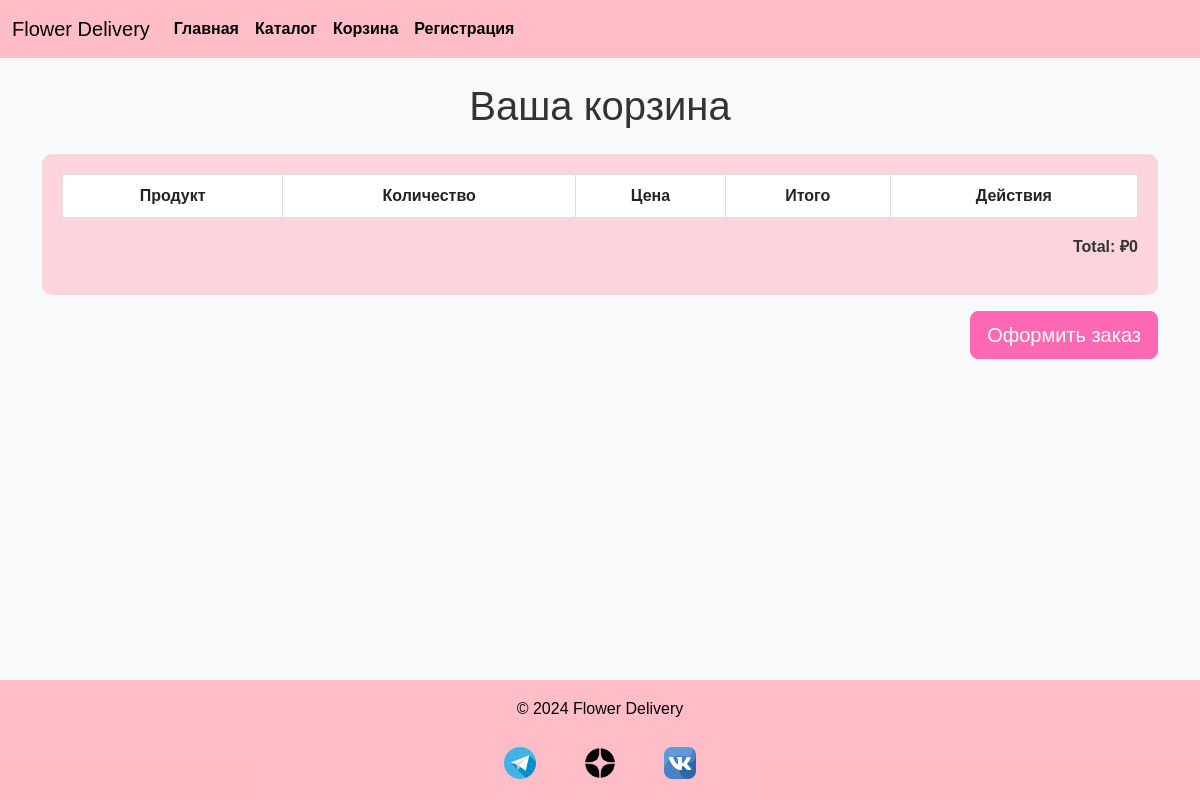
Page /cart/ on the earlier database version.
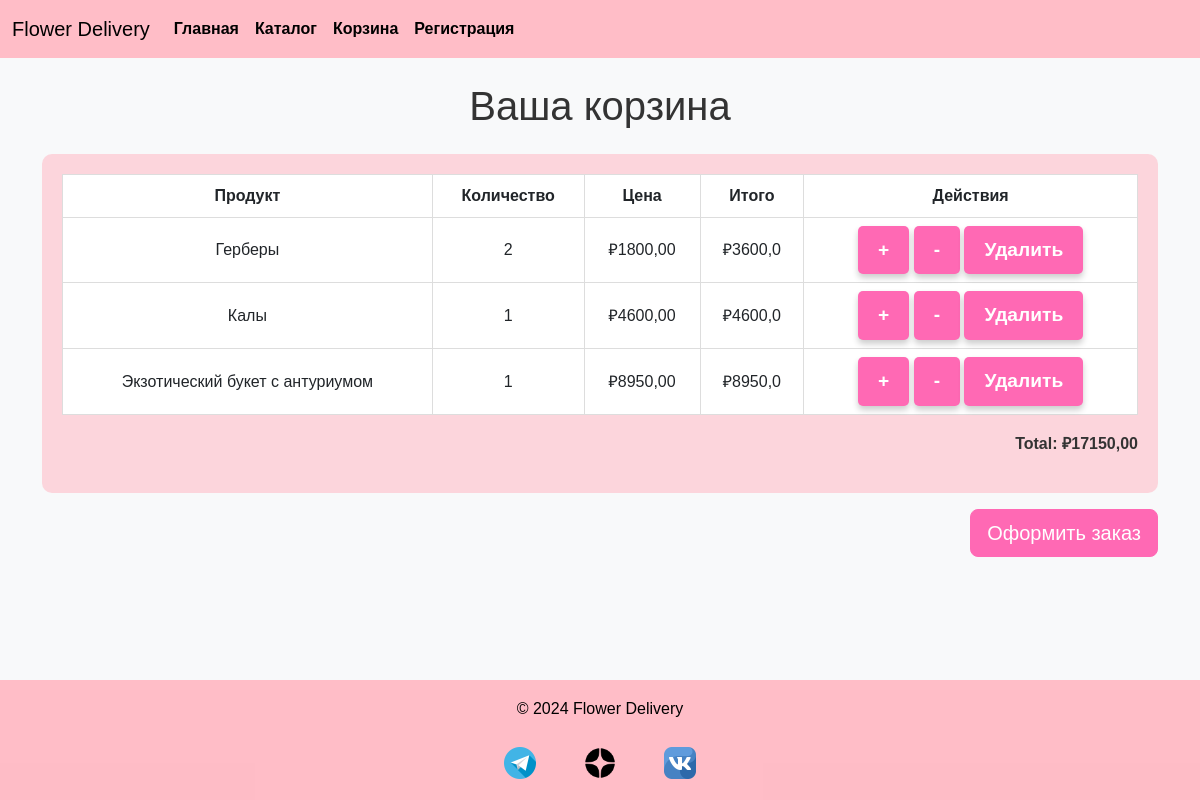
Same page on the later database version.
### shop/models.py (models this page shows, shortened)
class CartItem(models.Model):
    flower = models.ForeignKey(Flower, on_delete=models.CASCADE)
    quantity = models.PositiveIntegerField(default=1)
    user = models.ForeignKey(User, on_delete=models.CASCADE, null=True, blank=True)

class Flower(models.Model):
    name = models.CharField(max_length=255)
    description = models.TextField()
    price = models.DecimalField(max_digits=10, decimal_places=2)
    image = models.ImageField(upload_to='flowers/')
    stock = models.PositiveIntegerField(default=0)  # Количество на складе

### shop/views.py (the view)
# urls.py: path('cart/', views.cart, name='cart'),
def cart(request):
    cart_items = CartItem.objects.all()
    total_price = sum(item.quantity * item.flower.price for item in cart_items)
    return render(request, 'shop/cart.html', {"cart": cart_items, "cart_total": total_price})

### shop/templatetags/custom_filters.py (called while the page is built)
@register.filter
def multiply(value, arg):
    try:
        return float(value) * float(arg)
    except (ValueError, TypeError):
        return ''

### templates/shop/cart.html (shortened to what this page needs)
{% extends "shop/base.html" %}
{% load custom_filters %}
{% block content %}
<h1 class="text-center mb-4">Ваша корзина</h1>
<div class="table-container" style="background-color: rgba(255,185,196,0.55); padding: 20px; border-radius: 10px;">
    <table class="table table-bordered">
        <thead>
            <tr>
                <th>Продукт</th>
                <th>Количество</th>
                <th>Цена</th>
                <th>Итого</th>
                <th>Действия</th>
            </tr>
        </thead>
        <tbody>
            {% for item in cart %}
            <tr>
                <td>{{ item.flower.name }}</td>
                <td>{{ item.quantity }}</td>
                <td>₽{{ item.flower.price }}</td>
                <td>₽{{ item.quantity|multiply:item.flower.price }}</td>
                <td>
                    <button class="btn btn-pink btn-sm update-cart" data-id="{{ item.flower.id }}" data-quantity="{{ item.quantity|add:1 }}">+</button>
                    <button class="btn btn-pink btn-sm update-cart" data-id="{{ item.flower.id }}" data-quantity="{{ item.quantity|add:-1 }}">-</button>
                    <button class="btn btn-pink btn-sm update-cart" data-id="{{ item.flower.id }}" data-quantity="0">Удалить</button>
                </td>
            </tr>
            {% endfor %}
        </tbody>
    </table>
    <p class="text-end fw-bold">Total: ₽{{ cart_total }}</p>
</div>
<div class="text-end mt-3">
    <a href="{% url 'checkout' %}" class="btn btn-primary btn-lg" style="background-color: #ff69b4; border-color: #ff69b4;">Оформить заказ</a>
</div>
{% endblock %}

### templates/shop/base.html (shortened to what this page needs)
<!DOCTYPE html>
<html lang="en">
<head>
    {% load static %}
    <link href="https://cdn.jsdelivr.net/npm/bootstrap@5.3.0-alpha3/dist/css/bootstrap.min.css" rel="stylesheet">
    <link rel="stylesheet" href="{% static 'css/styles.css' %}">
</head>
<body>
    <header>
        <nav class="navbar navbar-expand-lg navbar-light">
            <div class="container-fluid">
                <a class="navbar-brand" href="#">Flower Delivery</a>
                <div class="collapse navbar-collapse" id="navbarNav">
                    <ul class="navbar-nav">
                        <li class="nav-item">
                            <a class="nav-link" href="/">Главная</a>
                        </li>
                        <li class="nav-item">
                            <a class="nav-link" href="/catalog/">Каталог</a>
                        </li>
                        <li class="nav-item">
                            <a class="nav-link" href="/cart/">Корзина</a>
                        </li>
                        <li class="nav-item">
                            <a class="nav-link" href="/accounts/register/">Регистрация</a>
                        </li>
                    </ul>
                </div>
            </div>
        </nav>
    </header>
    <main class="container mt-4 content">
        {% block content %}{% endblock %}
    </main>
    <footer class="footer">
        <p>&copy; 2024 Flower Delivery</p>
        <div class="social-icons">
            <a href="https://t.me/" target="_blank" title="Telegram">
                <img src="{% static 'images/social-icons/telegram.png' %}" alt="Telegram" class="social-icon">
            </a>
            <a href="https://zen.yandex.ru/" target="_blank" title="Дзен">
                <img src="{% static 'images/social-icons/zen-50.png' %}" alt="Дзен" class="social-icon">
            </a>
            <a href="https://vk.com/" target="_blank" title="ВКонтакте">
                <img src="{% static 'images/social-icons/vk.png' %}" alt="ВКонтакте" class="social-icon">
            </a>
        </div>
    </footer>
</body>
</html>

### static/css/styles.css (style rules this page uses)
body { font-family: Arial, sans-serif; line-height: 1.6; margin: 0; padding: 0; color: #333; background-color: #f8f9fa; }
.navbar { background-color: rgba(255, 182, 193, 0.9); }
.nav-link { color: #000; font-weight: bold; transition: color 0.3s ease; }
.footer { background-color: rgba(255, 182, 193, 0.9); color: #000; text-align: center; padding: 1rem; margin-top: 2rem; position: relative; bottom: 0; width: 100%; }
.footer .social-icons { margin-top: 1rem; }
.footer .social-icons a { margin: 0 10px; color: #000; text-decoration: none; font-size: 1.8rem; }
.table-bordered { border: 1px solid #ddd; }
.table th, .table td { text-align: center; vertical-align: middle; }
.btn-pink { background-color: #ff69b4; color: #fff; border: none; border-radius: 5px; padding: 10px 20px; font-size: 1.2rem; font-weight: bold; box-shadow: 0px 4px 6px rgba(0, 0, 0, 0.2); transition: transform 0.2s ease, box-shadow 0.2s ease; }

### templates/shop/base.html (style rules this page uses)
body { background-image: url('https://main-cdn.sbermegamarket.ru/big2/hlr-system/169/500/295/712/322/36/600014632238b0.jpeg'); background-size: cover; background-repeat: no-repeat; background-attachment: fixed; display: flex; flex-direction: column; min-height: 100vh; }
.content { flex: 1; }
.navbar { background-color: rgba(255, 182, 193, 0.9); }
.footer { background-color: rgba(255, 182, 193, 0.9); text-align: center; padding: 1rem; margin-top: 2rem; }
.social-icons img.social-icon { width: 32px; height: 32px; margin: 0 10px; transition: transform 0.2s; }

### templates/shop/cart.html (style rules this page uses)
.btn-pink { background-color: #ff69b4; color: #fff; border: none; }

Differences in the rows shown:
added CartItem: flower.name "Герберы", quantity "2", flower.price "1800,00", quantity|multiply "3600,0"
added CartItem: flower.name "Калы", quantity "1", flower.price "4600,00", quantity|multiply "4600,0"
added CartItem: flower.name "Экзотический букет с антуриумом", quantity "1", flower.price "8950,00", quantity|multiply "8950,0"
Other differences:
{{ cart_total }}: "0" → "17150,00"
